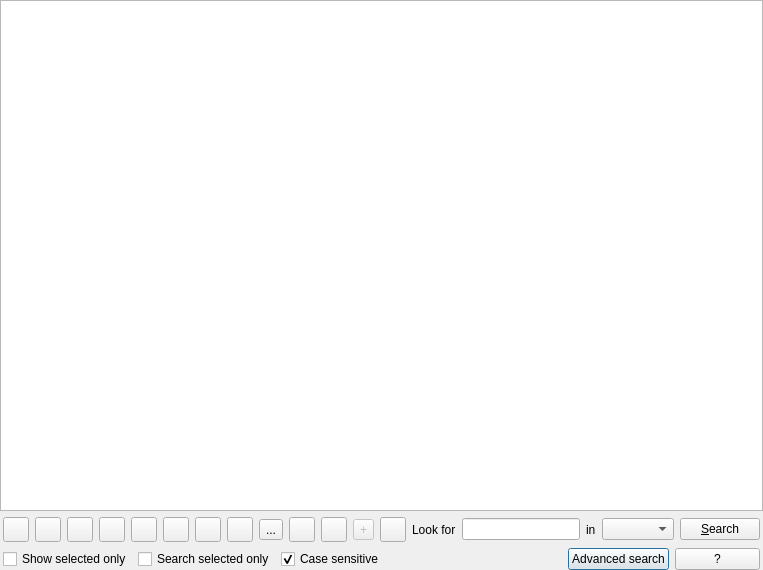
<?xml version="1.0" encoding="UTF-8"?>
<ui version="4.0">
 <class>QgsAttributeTableDialog</class>
 <widget class="QDialog" name="QgsAttributeTableDialog">
  <property name="geometry">
   <rect>
    <x>0</x>
    <y>0</y>
    <width>763</width>
    <height>570</height>
   </rect>
  </property>
  <property name="windowTitle">
   <string>Attribute Table</string>
  </property>
  <layout class="QGridLayout" name="gridLayout">
   <property name="margin">
    <number>0</number>
   </property>
   <item row="0" column="0">
    <widget class="QgsAttributeTableView" name="mView">
     <property name="alternatingRowColors">
      <bool>true</bool>
     </property>
    </widget>
   </item>
   <item row="2" column="0">
    <layout class="QHBoxLayout">
     <property name="leftMargin">
      <number>3</number>
     </property>
     <property name="rightMargin">
      <number>3</number>
     </property>
     <item>
      <widget class="QCheckBox" name="cbxShowSelectedOnly">
       <property name="text">
        <string>Show selected only</string>
       </property>
      </widget>
     </item>
     <item>
      <widget class="QCheckBox" name="cbxSearchSelectedOnly">
       <property name="text">
        <string>Search selected only</string>
       </property>
      </widget>
     </item>
     <item>
      <widget class="QCheckBox" name="cbxCaseSensitive">
       <property name="text">
        <string>Case sensitive</string>
       </property>
       <property name="checked">
        <bool>true</bool>
       </property>
      </widget>
     </item>
     <item>
      <spacer>
       <property name="orientation">
        <enum>Qt::Horizontal</enum>
       </property>
       <property name="sizeHint" stdset="0">
        <size>
         <width>40</width>
         <height>20</height>
        </size>
       </property>
      </spacer>
     </item>
     <item>
      <widget class="QPushButton" name="mAdvancedSearchButton">
       <property name="toolTip">
        <string>Opens the search query builder</string>
       </property>
       <property name="text">
        <string>Advanced search</string>
       </property>
       <property name="iconSize">
        <size>
         <width>12</width>
         <height>12</height>
        </size>
       </property>
      </widget>
     </item>
     <item>
      <widget class="QPushButton" name="mHelpButton">
       <property name="minimumSize">
        <size>
         <width>85</width>
         <height>0</height>
        </size>
       </property>
       <property name="text">
        <string>?</string>
       </property>
      </widget>
     </item>
    </layout>
   </item>
   <item row="1" column="0">
    <layout class="QHBoxLayout" name="horizontalLayout">
     <property name="leftMargin">
      <number>3</number>
     </property>
     <property name="rightMargin">
      <number>3</number>
     </property>
     <item>
      <widget class="QToolButton" name="mRemoveSelectionButton">
       <property name="toolTip">
        <string>Unselect all (Ctrl+U)</string>
       </property>
       <property name="text">
        <string/>
       </property>
       <property name="icon">
        <iconset>
         <normaloff>../../images/themes/default/mActionUnselectAttributes.png</normaloff>../../images/themes/default/mActionUnselectAttributes.png</iconset>
       </property>
       <property name="iconSize">
        <size>
         <width>18</width>
         <height>18</height>
        </size>
       </property>
       <property name="shortcut">
        <string>Ctrl+U</string>
       </property>
      </widget>
     </item>
     <item>
      <widget class="QToolButton" name="mSelectedToTopButton">
       <property name="toolTip">
        <string>Move selection to top (Ctrl+T)</string>
       </property>
       <property name="text">
        <string/>
       </property>
       <property name="icon">
        <iconset>
         <normaloff>../../images/themes/default/mActionSelectedToTop.png</normaloff>../../images/themes/default/mActionSelectedToTop.png</iconset>
       </property>
       <property name="iconSize">
        <size>
         <width>18</width>
         <height>18</height>
        </size>
       </property>
       <property name="shortcut">
        <string>Ctrl+T</string>
       </property>
      </widget>
     </item>
     <item>
      <widget class="QToolButton" name="mInvertSelectionButton">
       <property name="toolTip">
        <string>Invert selection (Ctrl+R)</string>
       </property>
       <property name="text">
        <string/>
       </property>
       <property name="icon">
        <iconset>
         <normaloff>../../images/themes/default/mActionInvertSelection.png</normaloff>../../images/themes/default/mActionInvertSelection.png</iconset>
       </property>
       <property name="iconSize">
        <size>
         <width>18</width>
         <height>18</height>
        </size>
       </property>
       <property name="shortcut">
        <string>Ctrl+S</string>
       </property>
      </widget>
     </item>
     <item>
      <widget class="QToolButton" name="mCopySelectedRowsButton">
       <property name="toolTip">
        <string>Copy selected rows to clipboard (Ctrl+C)</string>
       </property>
       <property name="whatsThis">
        <string/>
       </property>
       <property name="text">
        <string/>
       </property>
       <property name="icon">
        <iconset>
         <normaloff>../../images/themes/default/mActionEditCopy.png</normaloff>../../images/themes/default/mActionEditCopy.png</iconset>
       </property>
       <property name="iconSize">
        <size>
         <width>18</width>
         <height>18</height>
        </size>
       </property>
       <property name="shortcut">
        <string>Ctrl+C</string>
       </property>
      </widget>
     </item>
     <item>
      <widget class="QToolButton" name="mZoomMapToSelectedRowsButton">
       <property name="toolTip">
        <string>Zoom map to the selected rows (Ctrl+J)</string>
       </property>
       <property name="whatsThis">
        <string/>
       </property>
       <property name="text">
        <string/>
       </property>
       <property name="icon">
        <iconset>
         <normaloff>../../images/themes/default/mActionZoomToSelected.png</normaloff>../../images/themes/default/mActionZoomToSelected.png</iconset>
       </property>
       <property name="iconSize">
        <size>
         <width>18</width>
         <height>18</height>
        </size>
       </property>
       <property name="shortcut">
        <string>Ctrl+J</string>
       </property>
      </widget>
     </item>
     <item>
      <widget class="QToolButton" name="mPanMapToSelectedRowsButton">
       <property name="toolTip">
        <string>Pan map to the selected rows (Ctrl+P)</string>
       </property>
       <property name="whatsThis">
        <string/>
       </property>
       <property name="text">
        <string/>
       </property>
       <property name="icon">
        <iconset>
         <normaloff>../../images/themes/default/mActionPanToSelected.png</normaloff>../../images/themes/default/mActionPanToSelected.png</iconset>
       </property>
       <property name="iconSize">
        <size>
         <width>18</width>
         <height>18</height>
        </size>
       </property>
       <property name="shortcut">
        <string>Ctrl+P</string>
       </property>
      </widget>
     </item>
     <item>
      <widget class="QToolButton" name="mToggleEditingButton">
       <property name="toolTip">
        <string>Toggle editing mode (Ctrl+E)</string>
       </property>
       <property name="whatsThis">
        <string/>
       </property>
       <property name="text">
        <string/>
       </property>
       <property name="icon">
        <iconset>
         <normaloff>../../images/themes/default/mActionToggleEditing.png</normaloff>../../images/themes/default/mActionToggleEditing.png</iconset>
       </property>
       <property name="iconSize">
        <size>
         <width>18</width>
         <height>18</height>
        </size>
       </property>
       <property name="shortcut">
        <string>Ctrl+E</string>
       </property>
       <property name="checkable">
        <bool>false</bool>
       </property>
      </widget>
     </item>
     <item>
      <widget class="QToolButton" name="mSaveEditsButton">
       <property name="toolTip">
        <string>Save Edits (Ctrl+S)</string>
       </property>
       <property name="whatsThis">
        <string/>
       </property>
       <property name="text">
        <string/>
       </property>
       <property name="icon">
        <iconset>
         <normaloff>../../images/themes/default/mActionSaveEdits.png</normaloff>../../images/themes/default/mActionSaveEdits.png</iconset>
       </property>
       <property name="iconSize">
        <size>
         <width>18</width>
         <height>18</height>
        </size>
       </property>
       <property name="shortcut">
        <string>Ctrl+E</string>
       </property>
       <property name="checkable">
        <bool>false</bool>
       </property>
      </widget>
     </item>
     <item>
      <widget class="QToolButton" name="mDeleteSelectedButton">
       <property name="toolTip">
        <string>Delete selected features (Ctrl+D)</string>
       </property>
       <property name="text">
        <string>...</string>
       </property>
       <property name="icon">
        <iconset>
         <normaloff>../../images/themes/default/mActionDeleteSelected.png</normaloff>../../images/themes/default/mActionDeleteSelected.png</iconset>
       </property>
       <property name="iconSize">
        <size>
         <width>18</width>
         <height>18</height>
        </size>
       </property>
       <property name="shortcut">
        <string>Ctrl+D</string>
       </property>
      </widget>
     </item>
     <item>
      <widget class="QToolButton" name="mAddAttribute">
       <property name="toolTip">
        <string>New column (Ctrl+W)</string>
       </property>
       <property name="text">
        <string/>
       </property>
       <property name="icon">
        <iconset>
         <normaloff>../../images/themes/default/mActionNewAttribute.png</normaloff>../../images/themes/default/mActionNewAttribute.png</iconset>
       </property>
       <property name="iconSize">
        <size>
         <width>18</width>
         <height>18</height>
        </size>
       </property>
       <property name="shortcut">
        <string>Ctrl+W</string>
       </property>
      </widget>
     </item>
     <item>
      <widget class="QToolButton" name="mRemoveAttribute">
       <property name="toolTip">
        <string>Delete column (Ctrl+L)</string>
       </property>
       <property name="text">
        <string/>
       </property>
       <property name="icon">
        <iconset>
         <normaloff>../../images/themes/default/mActionDeleteAttribute.png</normaloff>../../images/themes/default/mActionDeleteAttribute.png</iconset>
       </property>
       <property name="iconSize">
        <size>
         <width>18</width>
         <height>18</height>
        </size>
       </property>
       <property name="shortcut">
        <string>Ctrl+L</string>
       </property>
      </widget>
     </item>
     <item>
      <widget class="QToolButton" name="mAddFeature">
       <property name="enabled">
        <bool>false</bool>
       </property>
       <property name="toolTip">
        <string>Add feature</string>
       </property>
       <property name="text">
        <string>+</string>
       </property>
      </widget>
     </item>
     <item>
      <widget class="QToolButton" name="mOpenFieldCalculator">
       <property name="toolTip">
        <string>Open field calculator (Ctrl+I)</string>
       </property>
       <property name="text">
        <string/>
       </property>
       <property name="icon">
        <iconset>
         <normaloff>../../images/themes/default/mActionCalculateField.png</normaloff>../../images/themes/default/mActionCalculateField.png</iconset>
       </property>
       <property name="iconSize">
        <size>
         <width>18</width>
         <height>18</height>
        </size>
       </property>
       <property name="shortcut">
        <string>Ctrl+I</string>
       </property>
      </widget>
     </item>
     <item>
      <widget class="QLabel" name="searchFor">
       <property name="text">
        <string>Look for</string>
       </property>
      </widget>
     </item>
     <item>
      <widget class="QLineEdit" name="query"/>
     </item>
     <item>
      <widget class="QLabel" name="searchIn">
       <property name="text">
        <string>in</string>
       </property>
      </widget>
     </item>
     <item>
      <widget class="QComboBox" name="columnBox"/>
     </item>
     <item>
      <widget class="QPushButton" name="searchButton">
       <property name="toolTip">
        <string>Looks for the given value in the given attribute column</string>
       </property>
       <property name="text">
        <string>&amp;Search</string>
       </property>
      </widget>
     </item>
    </layout>
   </item>
  </layout>
 </widget>
 <customwidgets>
  <customwidget>
   <class>QgsAttributeTableView</class>
   <extends>QTableView</extends>
   <header>qgsattributetableview.h</header>
  </customwidget>
 </customwidgets>
 <tabstops>
  <tabstop>mView</tabstop>
  <tabstop>columnBox</tabstop>
  <tabstop>query</tabstop>
  <tabstop>searchButton</tabstop>
  <tabstop>cbxShowSelectedOnly</tabstop>
  <tabstop>cbxSearchSelectedOnly</tabstop>
  <tabstop>mAdvancedSearchButton</tabstop>
  <tabstop>mHelpButton</tabstop>
  <tabstop>mRemoveSelectionButton</tabstop>
  <tabstop>mSelectedToTopButton</tabstop>
  <tabstop>mInvertSelectionButton</tabstop>
  <tabstop>mCopySelectedRowsButton</tabstop>
  <tabstop>mZoomMapToSelectedRowsButton</tabstop>
  <tabstop>mToggleEditingButton</tabstop>
  <tabstop>mDeleteSelectedButton</tabstop>
  <tabstop>mAddAttribute</tabstop>
  <tabstop>mRemoveAttribute</tabstop>
  <tabstop>mOpenFieldCalculator</tabstop>
 </tabstops>
 <resources/>
 <connections>
  <connection>
   <sender>mToggleEditingButton</sender>
   <signal>toggled(bool)</signal>
   <receiver>mSaveEditsButton</receiver>
   <slot>setEnabled(bool)</slot>
   <hints>
    <hint type="sourcelabel">
     <x>192</x>
     <y>504</y>
    </hint>
    <hint type="destinationlabel">
     <x>214</x>
     <y>501</y>
    </hint>
   </hints>
  </connection>
 </connections>
</ui>
